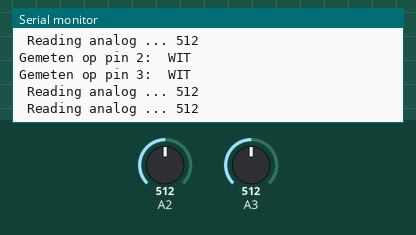
Simulated run of this sketch. Board: Arduino Uno, built with avr-gcc and run on an emulated ATmega328P. Parts: the last lines printed to the serial monitor. The test bench sets the inputs (shaded band); at power-on: A2 = 512, A3 = 512.

Above: at 1.8 s.
1.9 s: A2 set to 710
At 2.7 s:
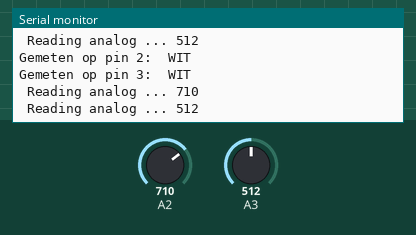
5.6 s: A3 set to 710
At 6.7 s:
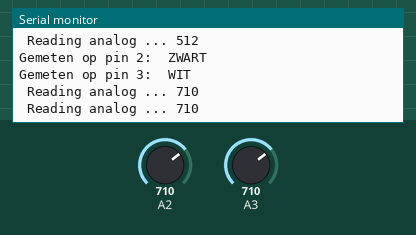
7.1 s: A2 set to 716
At 7.7 s:
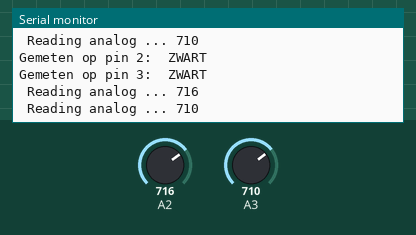
8.6 s: A3 set to 690
At 9.8 s:
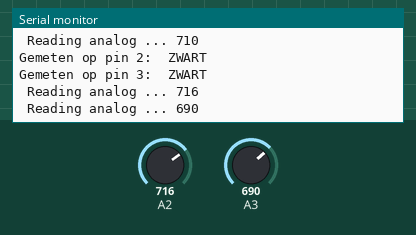
Timing chart, 0 to 11.1 s (numbered marks = the images above; inputs shaded):
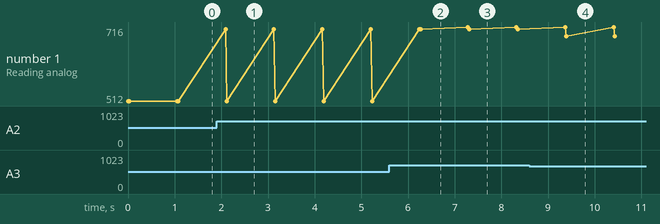

The sketch:

les06_lijnsensor_digitalPOLULU.ino
```cpp
/******************************/
/* Lijnsensor uittesten
/* Sensor kan analoog zijn of digitaal
/* Deze sketch bevat speciale code voor de digitale POLULU lijnsensor
/******************************/

// alles rond lijnsensor
// pas volgende aan voor aantal sensoren die je hebt.
// Hier voor twee sensoren, een links en een rechts
#define ANALOGSENS true
#define POLULU false
#define lijnLpin  2  // digital pin normaal, analog A2 als ANALOGSENS==true
#define lijnRpin  3  // digital pin normaal, analog A3 als ANALOGSENS==true
#define nrlijnpin 2
int lijnpins[]  = {lijnLpin, lijnRpin};
int lijnsens[] = {0, 0};  // waarde per sensor

void setup() {
  Serial.begin(9600); // dit start serial monitor voor de test
  //pins lijnsensor hebben geen setup nodig!
}

void loop() {
  for (int i=0;i<nrlijnpin;i++){
    if (ANALOGSENS) {
      //lees analoog de lijn sensoren
      // Calibreer grenswaarde van 700 !
      int val = analogRead(lijnpins[i]);
      Serial.print(" Reading analog ... ");Serial.println(val);
      if ( val < 700) {
        //wit
        lijnsens[i] = 1;
      } else {
        //wit
        lijnsens[i] = 0;
      };
    } else {
      //digitaal zwart of niets
      if (POLULU) {
        lijnsens[i] = readQLDigital(lijnpins[i]);
      } else {
        lijnsens[i] = digitalRead(lijnpins[i]);
      }
    }
  }
  delay(1000);
  for (int i=0;i<nrlijnpin;i++){
    Serial.print("Gemeten op pin ");
    Serial.print(lijnpins[i]); Serial.print(": ");
    if (lijnsens[i] == 0) {
      Serial.println(" ZWART ");
    } else {
      Serial.println(" WIT ");
    }
  }
}

int readQLDigital(int pin){
  //Returns value from the QRE1113 Digital Polulu
  //Lower numbers mean more refleacive
  //More than 3000 means nothing was reflected.
  pinMode( pin, OUTPUT );
  digitalWrite( pin, HIGH );
  delayMicroseconds(10);
  pinMode( pin, INPUT );

  long time = micros();

  //time how long the input is HIGH, but quit after 3ms as nothing happens after that
  while (digitalRead(pin) == HIGH && micros() - time < 3000);
  int diff = micros() - time;

  if (diff < 1000) {
    return 1;
  } else {
    return 0;
  }
  //return diff;
}
```

Measured:
- after the input at 1.9 s, the serial monitor: prints a new line after 0.19 s (image 1)
- after the input at 7.1 s, the serial monitor: prints a new line after 0.18 s (image 3)
- after the input at 8.6 s, the serial monitor: prints a new line after 0.79 s (image 4)
- plotted number 1: 710 → 690 after the input at 8.6 s
